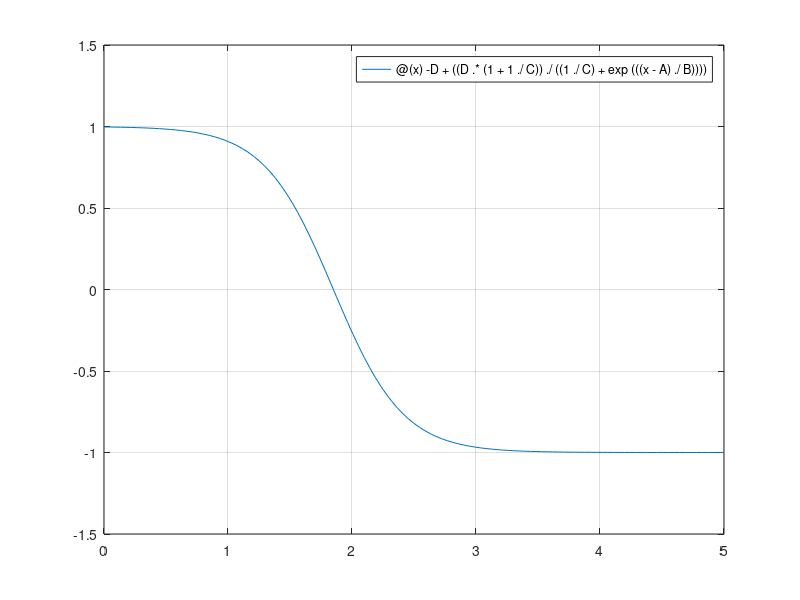

Source code (MATLAB):
A = 1.85;
B = 0.28;
C = 1;
D = 1;

fnc = @(x) -D+((D.*(1+1./C))./((1./C)+exp(((x-A)./B))));

fplot(fnc, [0 5]);
ylim([-1.5 1.5]);
grid on